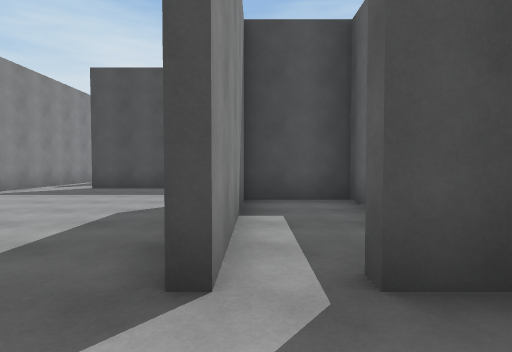
[1] (above)

18 first-person views from a walk through a scene from a Unity 3-D project. The camera is 1.3 m above the floor, tilts 2° down and sees 80° across. The floor is counted in squares, 2 m on a side. Each view is taken from the middle of a square. On the plan, view 1 faces up. The plan holds only what a view shows up to about 10 squares ahead; the rest is blank. The place goes on beyond the plan.

[2]
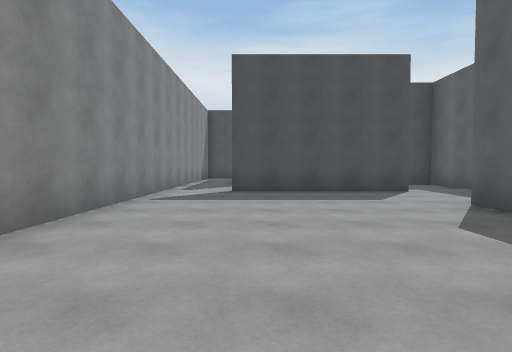

[3]
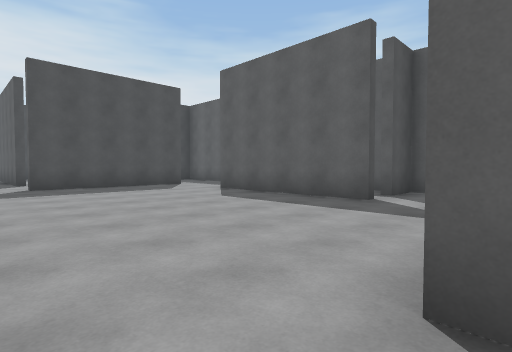

[4]
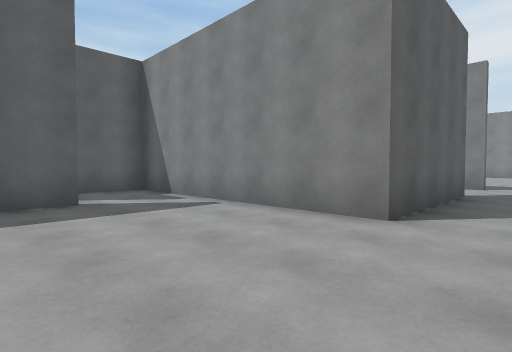

[5]
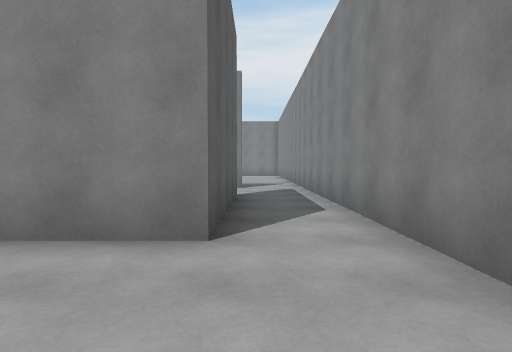

[6]
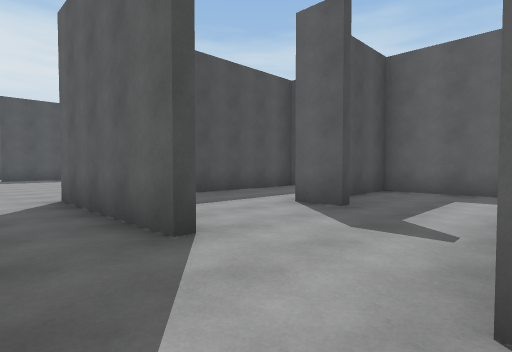

[7]
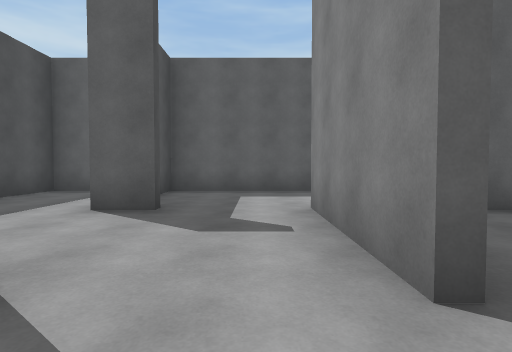

[8]
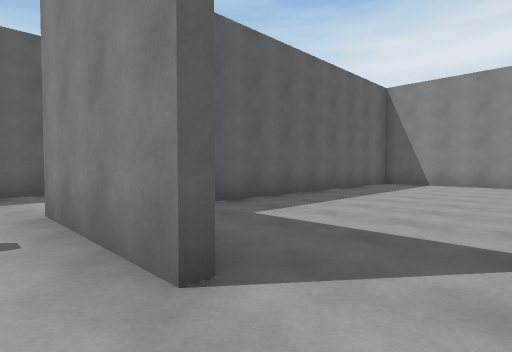

[9]
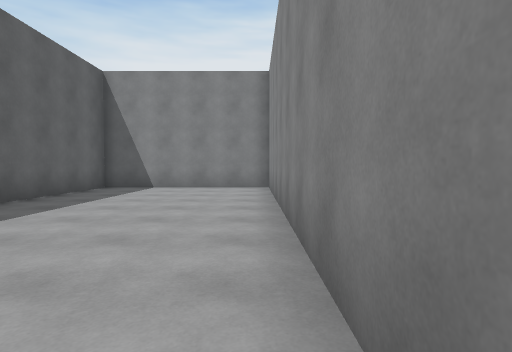

[10]
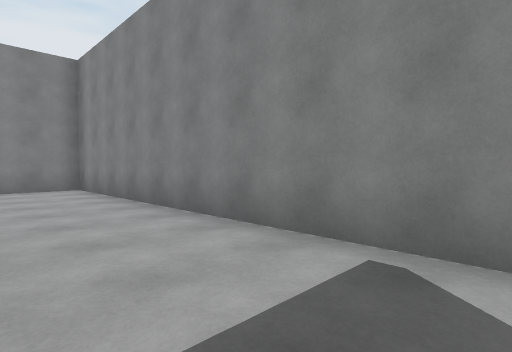

[11]
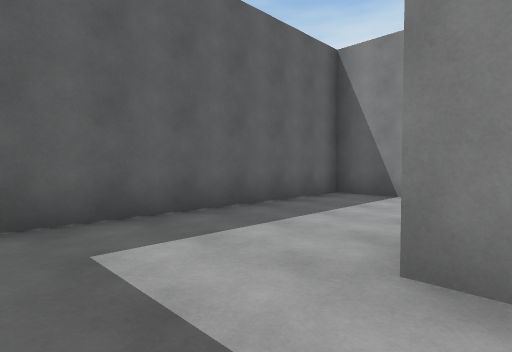

[12]
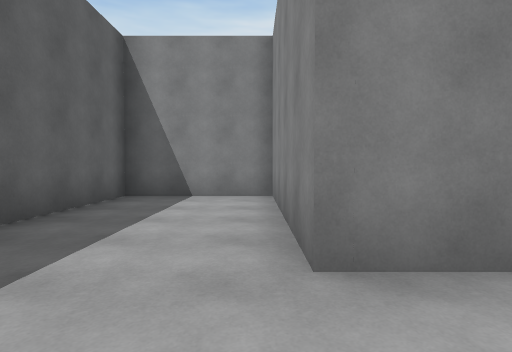

[13]
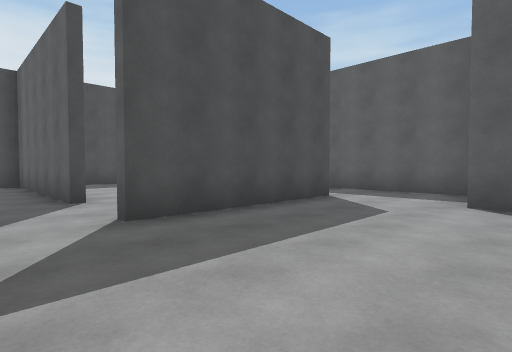

[14]
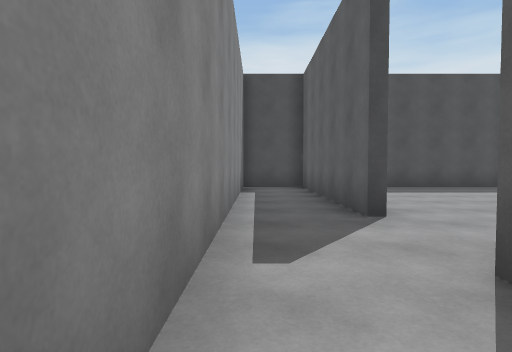

[15]
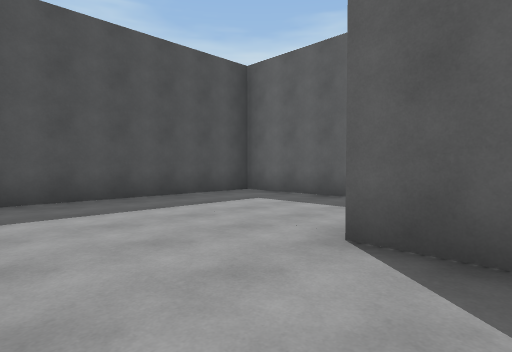

[16]
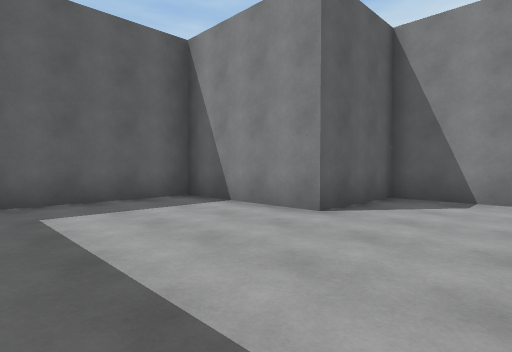

[17]
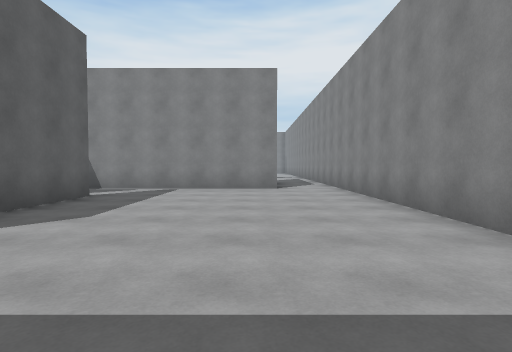

[18]
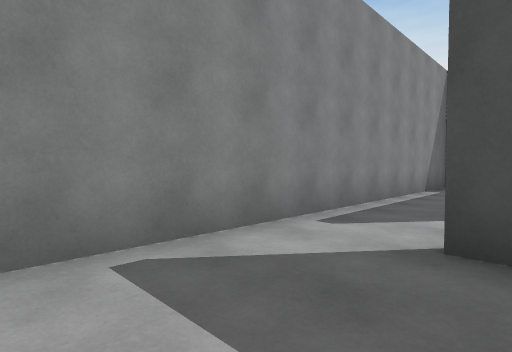

### Floor plan
Ten units are one square. View 1 is at (0, 0); x grows to the right and y downward. Boxes are objects, and circles mark ways between rooms. Rooms are numbered by the first view taken in them; rooms with no view inside come last. Other rooms are left out.
<svg viewBox="-69 -166 92 340">
<path fill="none" stroke="#000" d="M-5 -15 -5 -60M-46 6 18 6 18 -15 6 -15M-1 -85 -46 -85M18 -64 18 -110M-64 -86 -64 4M-16 46 -16 35M-46 46 -46 6M-46 68 -14 68 -14 115 18 115 18 38 -1 38M18 19 18 8 -19 8M-64 4 -64 64M-64 64 -64 169 -16 169 -16 93M-46 -107 -46 -161 -64 -161 -64 -86M-35 -88 -16 -88 -16 -113M-16 -113 18 -113 18 -161 -35 -161"/>
<circle cx="-60" cy="10" r="3" fill="#2a7"/>
<circle cx="-55" cy="-90" r="3" fill="#2a7"/>
<circle cx="-55" cy="70" r="3" fill="#2a7"/>
<circle cx="-35" cy="-110" r="3" fill="#2a7"/>
<text x="-30" y="-40">1</text>
<text x="-20" y="50">2</text>
<text x="-40" y="120">3</text>
<text x="-60" y="-110">4</text>
<text x="-20" y="-140">5</text>
</svg>
Room 1 opens to room 2. Room 1 opens to room 4. Room 2 opens to room 3. Room 4 opens to room 5.

Where each view was taken, in squares from view 1:
view 1: 0 up, 0 right, facing up
view 2: 1 up, 4 left, facing up
view 3: 1 down, 6 left, facing up-right
view 4: 3 up, 6 left, facing down-right
view 5: 2 up, 5 left, facing down
view 6: 7 down, 6 left, facing up-right
view 7: 6 down, 6 left, facing right
view 8: 6 down, 6 left, facing down-right
view 9: 8 down, 6 left, facing down
view 10: 8 down, 4 left, facing down-left
view 11: 5 down, 2 left, facing down-right
view 12: 5 down, 1 left, facing down
view 13: 5 up, 6 left, facing up-right
view 14: 7 up, 6 left, facing up
view 15: 10 up, 4 left, facing up-right
view 16: 15 up, 4 left, facing down-right
view 17: 8 up, 4 left, facing down
view 18: 6 up, 4 left, facing up-left
